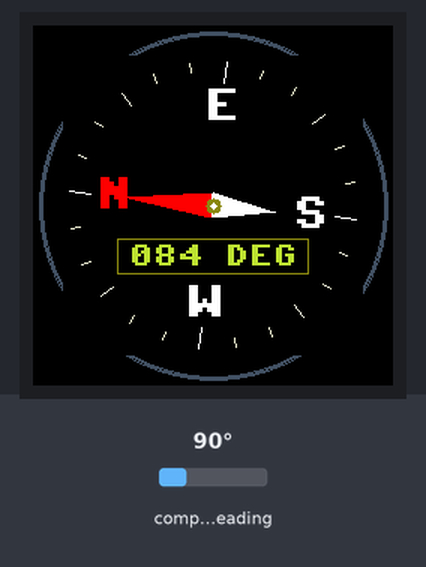
Bench run of a program on a simulated ESP32 board running MicroPython. Parts: 240×240 colour display. The test bench sets the inputs (shaded band); at power-on: compass heading 90°. Library files of the repository ran but are not shown: gc9a01.py, qmc5883.py; what the program prints to the serial console is not drawn.

Above: at 3.4 s.
3.5 s: compass heading set to 7°
At 3.58 s:
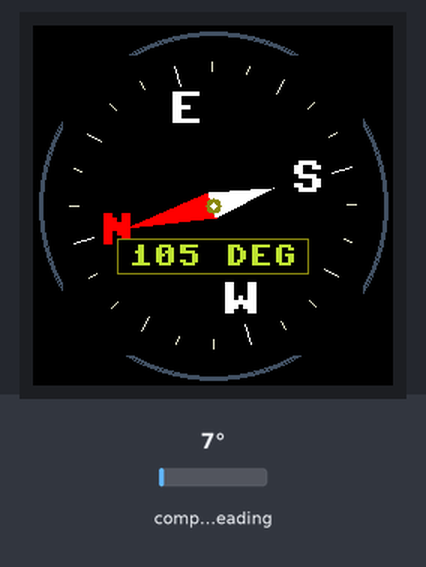
5.2 s: compass heading set to 90°
At 5.91 s:
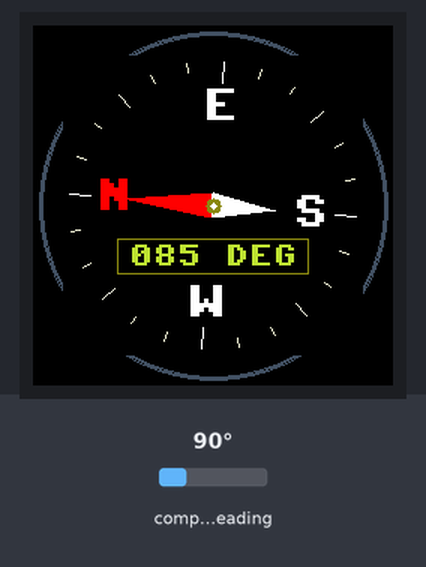
6.7 s: compass heading set to 269°
At 7.9 s:
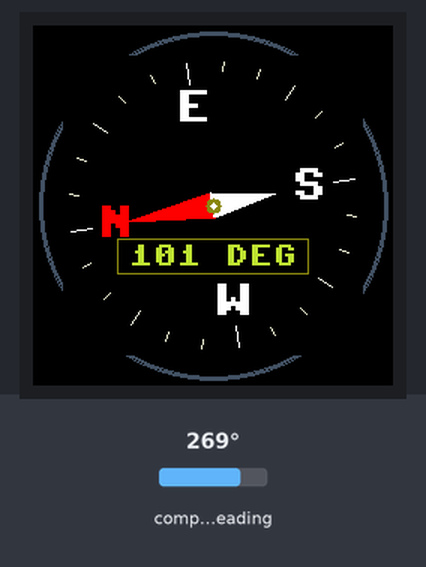
Timing chart, 0 to 9.7 s (numbered marks = the images above; inputs shaded):
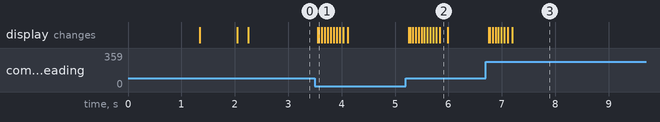

The program:

main.py
```python
"""
Micro-Compass Main Application for ESP32-C3 SuperMini in MicroPython.
Uses QMC5883 / HMC5883 (GY-271) Magnetometer and GC9A01 240x240 Round TFT Display.
"""

import math
import time
import sys
from machine import Pin, SPI, I2C

from gc9a01 import GC9A01
from qmc5883 import QMC5883
from compass_ui import CompassUI

# Pin Configuration (ESP32-C3 SuperMini HW-466AB)
# SPI - Display GC9A01
PIN_SCK  = 10  # GPIO 10 (SCL on display)
PIN_MOSI = 6   # GPIO 6  (SDA on display)
PIN_DC   = 5   # GPIO 5  (DC on display)
PIN_CS   = 7   # GPIO 7  (CS on display)
PIN_RST  = 3   # GPIO 3  (RES on display)

# I2C - Sensor GY-271 (QMC5883 / HMC5883)
PIN_SDA  = 0   # GPIO 0
PIN_SCL  = 1   # GPIO 1

# Default Calibration Parameters (Run calibrate.py to customize for your environment)
Xoffset = 3384.0
Yoffset = -985.0
Zoffset = -132.0

Xscale = 1.055
Yscale = 1.000
Zscale = 1.000

# Sensor mounting orientation offset (in degrees)
headingOffset = -4.0

# Exponential Smoothing Low-Pass Filter Alpha (0.22 = smooth liquid-damped compass feel)
FILTER_ALPHA = 0.22

def angle_difference(from_angle, to_angle):
    """Calculate shortest angular difference between two angles in degrees (-180 to +180)."""
    diff = to_angle - from_angle
    while diff > 180.0:
        diff -= 360.0
    while diff < -180.0:
        diff += 360.0
    return diff

def main():
    print("Initializing Micro-Compass on ESP32-C3 SuperMini...")
    time.sleep_ms(300)

    # Initialize high-speed SPI for GC9A01 Display (20MHz Hardware SPI)
    try:
        spi = SPI(1, baudrate=20000000, sck=Pin(PIN_SCK), mosi=Pin(PIN_MOSI))
    except Exception:
        try:
            from machine import SoftSPI
            spi = SoftSPI(sck=Pin(PIN_SCK), mosi=Pin(PIN_MOSI), miso=Pin(8), baudrate=20000000)
        except Exception:
            spi = SPI(0, baudrate=20000000, sck=Pin(PIN_SCK), mosi=Pin(PIN_MOSI))

    dc = Pin(PIN_DC, Pin.OUT)
    cs = Pin(PIN_CS, Pin.OUT)
    rst = Pin(PIN_RST, Pin.OUT)

    display = GC9A01(spi, dc=dc, cs=cs, rst=rst, rotation=0)
    ui = CompassUI(display)

    # Initialize SoftI2C for Magnetometer Sensor (SDA=GPIO0, SCL=GPIO1)
    from machine import SoftI2C
    try:
        i2c = SoftI2C(sda=Pin(PIN_SDA, Pin.IN, Pin.PULL_UP), scl=Pin(PIN_SCL, Pin.IN, Pin.PULL_UP), freq=100000)
    except Exception:
        i2c = I2C(0, sda=Pin(PIN_SDA, Pin.IN, Pin.PULL_UP), scl=Pin(PIN_SCL, Pin.IN, Pin.PULL_UP), freq=100000)

    try:
        qmc = QMC5883(i2c)
        print(f"Magnetometer found and initialized at address 0x{qmc.address:02X}!")
    except Exception as err:
        print("Magnetometer not found!", err)
        ui.draw_error_screen(
            "Sensor Error...",
            [
                "Sensor initialization failed",
                "or",
                "Sensor wiring incorrect",
                "or",
                "Faulty sensor"
            ]
        )
        while True:
            time.sleep(1)

    # Dynamic Hard-Iron Auto-Centering bounds
    min_x, max_x = 32767, -32768
    min_y, max_y = 32767, -32768

    # Low-Pass Filtered Magnetic Vector components (Pre-atan2 filtering eliminates 99.9% sensor noise!)
    smooth_x = None
    smooth_y = None
    VECTOR_ALPHA = 0.08  # Heavy liquid-damped nautical compass feel

    # State variables
    first_reading = True
    last_rendered_heading = 0.0

    # Initial screen draw
    ui.draw_static_dial()

    print("Compass active. Polling sensor...")

    last_poll = time.ticks_ms()

    while True:
        now = time.ticks_ms()
        if time.ticks_diff(now, last_poll) >= 10:  # 10ms interval (~60-100 FPS)
            last_poll = now

            raw_data = qmc.read_raw()
            if raw_data is not None:
                x_raw, y_raw, z_raw = raw_data

                # 1. Hard-Iron & Soft-Iron correction
                mx = (float(x_raw) - Xoffset) * Xscale
                my = (float(y_raw) - Yoffset) * Yscale

                # 2. Vector Low-Pass Filter (eliminates noise spikes before atan2)
                if first_reading:
                    smooth_x = mx
                    smooth_y = my
                    first_reading = False
                else:
                    smooth_x += 0.25 * (mx - smooth_x)
                    smooth_y += 0.25 * (my - smooth_y)

                # 3. Clean Clockwise Magnetic Heading (Matching test_smooth_north.py)
                raw_angle = math.degrees(math.atan2(smooth_y, smooth_x))
                heading = (-raw_angle + headingOffset) % 360.0

                # 4. Refresh display UI
                ui.update(heading)

        time.sleep_ms(2)

if __name__ == "__main__":
    try:
        main()
    except Exception as e:
        import sys
        print("\n" + "="*40)
        print("❌ UNCAUGHT EXCEPTION IN MAIN:")
        print("="*40)
        sys.print_exception(e)
        print("="*40 + "\n")
        while True:
            time.sleep(1)
```

compass_ui.py
```python
"""
Micro-Compass UI Renderer for MicroPython and GC9A01 Display (240x240)
High-performance scanline rasterization optimized for ESP32-C3 single-core execution.
"""

import math
import gc
import framebuf
from gc9a01 import color565, BLACK, WHITE, RED, GREEN, BLUE, YELLOW, ORANGE, GRAY, DARKGRAY

class CompassUI:
    """UI Drawing Helper for Micro-Compass with Off-Screen RAM Double-Buffering."""

    def __init__(self, display):
        self.display = display
        self.cx = 120  # Center X
        self.cy = 120  # Center Y
        self.radius = 114

        # Colors (Exact uint16 byte-swap mapping for MicroPython FrameBuffer on GC9A01 SPI)
        self.c_bg = BLACK
        self.c_bezel = color565(70, 80, 100)
        self.c_north = 0x00F8                # PURE RED (Byte-swapped for GC9A01 SPI so Red shows as RED!)
        self.c_south = WHITE
        self.c_text = color565(0, 215, 255)  # Gold / Yellow text
        self.c_cardinal = WHITE

        self.last_heading = -1
        self.frame_count = 0

        # Off-Screen RAM Double-Buffer (200x200 tile) for ZERO display flicker
        self.tw = 200
        self.th = 200
        self.tx = 20   # Left offset on 240x240 screen
        self.ty = 20   # Top offset on 240x240 screen
        self.tcx = 100 # Center X inside tile
        self.tcy = 100 # Center Y inside tile
        self.tradius = 96

        self.tile_buf = bytearray(self.tw * self.th * 2)
        self.fb = framebuf.FrameBuffer(self.tile_buf, self.tw, self.th, framebuf.RGB565)

    def draw_static_dial(self):
        """Draw outer static bezel ring on display background."""
        self.display.fill(self.c_bg)

        # Draw outer bezel ring (radii 114, 115, 116)
        for r in range(self.radius, self.radius + 3):
            x = r
            y = 0
            err = 0
            while x >= y:
                for px, py in (
                    (self.cx + x, self.cy + y), (self.cx - x, self.cy + y),
                    (self.cx + x, self.cy - y), (self.cx - x, self.cy - y),
                    (self.cx + y, self.cy + x), (self.cx - y, self.cy + x),
                    (self.cx + y, self.cy - x), (self.cx - y, self.cy - x)
                ):
                    if 0 <= px < 240 and 0 <= py < 240:
                        self.display.fill_rect(px, py, 1, 1, self.c_bezel)
                y += 1
                err += 1 + 2 * y
                if 2 * (err - x) + 1 > 0:
                    x -= 1
                    err += 1 - 2 * x

    def update(self, heading_deg):
        """Render frame off-screen in RAM double-buffer, then push atomically over SPI (ZERO flicker)."""
        heading_int = int(heading_deg + 0.5) % 360

        # Redraw when heading changes
        if heading_int == self.last_heading:
            return

        self.last_heading = heading_int

        # Calculate True Earth Magnetic North Direction Angle
        north_angle = -heading_deg

        # 1. Clear off-screen RAM buffer instantly
        self.fb.fill(BLACK)

        # 2. Draw rotating compass tick marks into off-screen buffer
        r_outer = self.tradius
        for deg in range(0, 360, 15):
            rad = math.radians(north_angle + deg)
            sin_a = math.sin(rad)
            cos_a = math.cos(rad)

            if deg % 90 == 0:
                length = 14
                color = self.c_cardinal
            elif deg % 45 == 0:
                length = 10
                color = GRAY
            else:
                length = 6
                color = DARKGRAY

            r_inner = r_outer - length
            x0 = int(self.tcx + r_outer * sin_a)
            y0 = int(self.tcy - r_outer * cos_a)
            x1 = int(self.tcx + r_inner * sin_a)
            y1 = int(self.tcy - r_inner * cos_a)

            self.fb.line(x0, y0, x1, y1, color)

        # 3. Draw 3x Large Rotating Cardinal Labels (N, E, S, W) - 24x24 px into off-screen buffer
        r_label = self.tradius - 30

        # North (Red)
        rad_N = math.radians(north_angle)
        nx = int(self.tcx + r_label * math.sin(rad_N) - 12)
        ny = int(self.tcy - r_label * math.cos(rad_N) - 12)
        self._draw_fb_char(nx, ny, "N", self.c_north)

        # East (White)
        rad_E = math.radians(north_angle + 90)
        ex = int(self.tcx + r_label * math.sin(rad_E) - 12)
        ey = int(self.tcy - r_label * math.cos(rad_E) - 12)
        self._draw_fb_char(ex, ey, "E", self.c_cardinal)

        # South (White)
        rad_S = math.radians(north_angle + 180)
        sx = int(self.tcx + r_label * math.sin(rad_S) - 12)
        sy = int(self.tcy - r_label * math.cos(rad_S) - 12)
        self._draw_fb_char(sx, sy, "S", self.c_cardinal)

        # West (White)
        rad_W = math.radians(north_angle + 270)
        wx = int(self.tcx + r_label * math.sin(rad_W) - 12)
        wy = int(self.tcy - r_label * math.cos(rad_W) - 12)
        self._draw_fb_char(wx, wy, "W", self.c_cardinal)

        # 4. Draw 3D Needle into off-screen buffer
        self._draw_fb_needle(north_angle)

        # 5. Draw central heading readout text box into off-screen buffer
        heading_str = f"{heading_int:03d} DEG"
        self._draw_fb_center_text(heading_str)

        # 6. ATOMIC SPI PUSH: Push completed off-screen frame to display in 1 transaction (ZERO flicker!)
        self.display.write_buffer(self.tx, self.ty, self.tw, self.th, self.tile_buf)

    def _draw_fb_char(self, x, y, char, color, scale=3):
        """Render 3x scaled (24x24 px) cardinal letter into off-screen FrameBuffer."""
        src_buf = bytearray(8)
        fb_src = framebuf.FrameBuffer(src_buf, 8, 8, framebuf.MONO_HLSB)
        fb_src.fill(0)
        fb_src.text(char, 0, 0, 1)

        for py in range(8):
            for px in range(8):
                if fb_src.pixel(px, py):
                    self.fb.fill_rect(x + px * scale, y + py * scale, scale, scale, color)

    def _draw_fb_needle(self, heading):
        """Draw 3D style dual-triangle compass needle into off-screen FrameBuffer."""
        rad = math.radians(heading)
        sin_a = math.sin(rad)
        cos_a = math.cos(rad)

        len_tip = 60
        len_tail = 42
        width = 9

        # North Tip (Red)
        nx = int(self.tcx + len_tip * sin_a)
        ny = int(self.tcy - len_tip * cos_a)

        # South Tip (White)
        sx = int(self.tcx - len_tail * sin_a)
        sy = int(self.tcy + len_tail * cos_a)

        # Base side points
        bx1 = int(self.tcx + width * cos_a)
        by1 = int(self.tcy + width * sin_a)
        bx2 = int(self.tcx - width * cos_a)
        by2 = int(self.tcy - width * sin_a)

        # Fill North triangle (Red)
        self._fill_fb_triangle(nx, ny, bx1, by1, bx2, by2, self.c_north)

        # Fill South triangle (White)
        self._fill_fb_triangle(sx, sy, bx1, by1, bx2, by2, self.c_south)

        # Center pin cap
        self._fill_fb_circle(self.tcx, self.tcy, 5, self.c_bezel)
        self._fill_fb_circle(self.tcx, self.tcy, 2, WHITE)

    def _fill_fb_triangle(self, x0, y0, x1, y1, x2, y2, color):
        """Rasterize filled triangle into off-screen FrameBuffer using horizontal scanlines."""
        if y0 > y1: x0, y0, x1, y1 = x1, y1, x0, y0
        if y0 > y2: x0, y0, x2, y2 = x2, y2, x0, y0
        if y1 > y2: x1, y1, x2, y2 = x2, y2, x1, y1

        total_height = y2 - y0
        if total_height == 0:
            return

        for i in range(total_height):
            second_half = i > (y1 - y0) or (y1 == y0)
            segment_height = (y2 - y1) if second_half else (y1 - y0)
            if segment_height == 0:
                continue

            alpha = i / total_height
            beta = (i - (y1 - y0 if second_half else 0)) / segment_height

            ax = int(x0 + (x2 - x0) * alpha)
            bx = int(x1 + (x2 - x1) * beta) if second_half else int(x0 + (x1 - x0) * beta)

            if ax > bx:
                ax, bx = bx, ax

            y = y0 + i
            if 0 <= y < self.th and bx >= 0 and ax < self.tw:
                x_start = max(0, ax)
                x_end = min(self.tw - 1, bx)
                self.fb.hline(x_start, y, x_end - x_start + 1, color)

    def _fill_fb_circle(self, x0, y0, r, color):
        """Draw filled circle into off-screen FrameBuffer."""
        for y in range(-r, r + 1):
            x_len = int(math.sqrt(r * r - y * y))
            self.fb.hline(x0 - x_len, y0 + y, 2 * x_len + 1, color)

    def _draw_fb_center_text(self, text):
        """Draw central boxed heading text in DOUBLE SIZE (2x scale / 16x16 px per char) into FrameBuffer."""
        scale = 2
        w_src = len(text) * 8
        h_src = 8
        box_w = w_src * scale + 16
        box_h = h_src * scale + 8
        bx = self.tcx - (box_w // 2)
        by = self.tcy + 22

        # Draw outer readout border box
        self.fb.rect(bx, by, box_w, box_h, self.c_bezel)
        self.fb.fill_rect(bx + 1, by + 1, box_w - 2, box_h - 2, BLACK)

        # Render 2x scaled text
        src_buf = bytearray(w_src * h_src // 8)
        fb_src = framebuf.FrameBuffer(src_buf, w_src, h_src, framebuf.MONO_HLSB)
        fb_src.fill(0)
        fb_src.text(text, 0, 0, 1)

        tx = self.tcx - (w_src * scale // 2)
        ty = by + 4

        for py in range(h_src):
            for px in range(w_src):
                if fb_src.pixel(px, py):
                    self.fb.fill_rect(tx + px * scale, ty + py * scale, scale, scale, self.c_text)

    def _draw_center_text(self, text):
        """Draw central boxed text showing current degree readout."""
        box_w = 90
        box_h = 20
        bx = self.cx - (box_w // 2)
        by = self.cy + 35

        tx = (box_w - len(text) * 8) // 2
        buf = bytearray(box_w * box_h * 2)
        fb = framebuf.FrameBuffer(buf, box_w, box_h, framebuf.RGB565)
        fb.fill(DARKGRAY)
        fb.rect(0, 0, box_w, box_h, WHITE)
        fb.text(text, tx, 6, self.c_text)
        self.display.write_buffer(bx, by, box_w, box_h, buf)

    def draw_error_screen(self, title, lines):
        """Display initialization error message."""
        self.display.fill(BLACK)

        self._draw_string(self.cx - (len(title) * 4), 40, title, RED)
        self.display.draw_line(20, 56, 220, 56, RED)

        start_y = 75
        spacing = 22
        for i, line in enumerate(lines):
            tx = self.cx - (len(line) * 4)
            self._draw_string(tx, start_y + (i * spacing), line, WHITE)

    # Optimized Fast Raster Primitives
    def _draw_rect(self, x, y, w, h, color):
        self.display.fill_rect(x, y, w, 1, color)
        self.display.fill_rect(x, y + h - 1, w, 1, color)
        self.display.fill_rect(x, y, 1, h, color)
        self.display.fill_rect(x + w - 1, y, 1, h, color)

    def _draw_circle(self, x0, y0, r, color):
        x = r
        y = 0
        err = 0

        while x >= y:
            for px, py in (
                (x0 + x, y0 + y), (x0 + y, y0 + x),
                (x0 - y, y0 + x), (x0 - x, y0 + y),
                (x0 - x, y0 - y), (x0 - y, y0 - x),
                (x0 + y, y0 - x), (x0 + x, y0 - y)
            ):
                if 0 <= px < 240 and 0 <= py < 240:
                    self.display.fill_rect(px, py, 1, 1, color)
            y += 1
            err += 1 + 2 * y
            if 2 * (err - x) + 1 > 0:
                x -= 1
                err += 1 - 2 * x

    def _fill_circle(self, x0, y0, r, color):
        for y in range(-r, r + 1):
            dx = int(math.sqrt(r * r - y * y))
            px = x0 - dx
            py = y0 + y
            w = 2 * dx + 1
            if 0 <= py < 240:
                x1 = max(0, px)
                x2 = min(239, px + w - 1)
                if x2 >= x1:
                    self.display.fill_rect(x1, py, x2 - x1 + 1, 1, color)

    def _fill_triangle(self, x0, y0, x1, y1, x2, y2, color):
        """Fast scanline triangle rasterizer (horizontal fill_rect lines)."""
        pts = [(x0, y0), (x1, y1), (x2, y2)]
        pts.sort(key=lambda p: p[1])
        (x0, y0), (x1, y1), (x2, y2) = pts

        if y0 == y2:
            return

        total_height = y2 - y0
        for i in range(total_height + 1):
            second_half = i > (y1 - y0) or y1 == y0
            segment_height = (y2 - y1) if second_half else (y1 - y0)
            if segment_height == 0:
                continue

            alpha = i / total_height
            beta = (i - (y1 - y0 if second_half else 0)) / segment_height

            ax = int(x0 + (x2 - x0) * alpha)
            bx = int(x1 + (x2 - x1) * beta) if second_half else int(x0 + (x1 - x0) * beta)

            if ax > bx:
                ax, bx = bx, ax

            ax = max(0, min(239, ax))
            bx = max(0, min(239, bx))
            cy = y0 + i
            if 0 <= cy < 240 and bx >= ax:
                self.display.fill_rect(ax, cy, bx - ax + 1, 1, color)

    def _draw_string(self, x, y, text, color, bg=BLACK):
        """Crisp, high-speed 16-bit RGB565 text renderer."""
        w = len(text) * 8
        h = 8
        buf = bytearray(w * h * 2)
        fb = framebuf.FrameBuffer(buf, w, h, framebuf.RGB565)
        fb.fill(bg)
        fb.text(text, 0, 0, color)
        self.display.write_buffer(x, y, w, h, buf)
```

Measured:
- after the input at 3.5 s, the display: first changes after 0.05 s (image 1 shows a later state)
- after the input at 5.2 s, the display: first changes after 0.06 s (image 2 shows a later state)
- after the input at 6.7 s, the display: first changes after 0.05 s (image 3 shows a later state)
